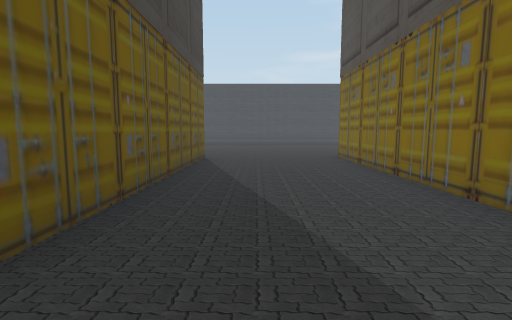
View 1 (above)

16 first-person views from a walk through a Unity game level. The camera is 1.4 m above the floor, tilts 6° down and sees 85° across. The floor is counted in squares, 2 m on a side. Each view is taken from the middle of a square. On the plan, view 1 faces up. The plan holds only what a view shows up to about 9 squares ahead; the rest is blank. The place goes on beyond the plan. The terrain is drawn as flat ground. The player character is not drawn.

View 2
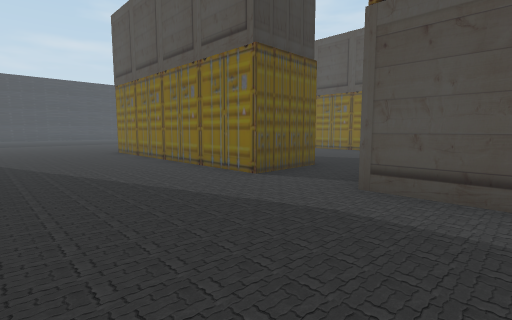

View 3
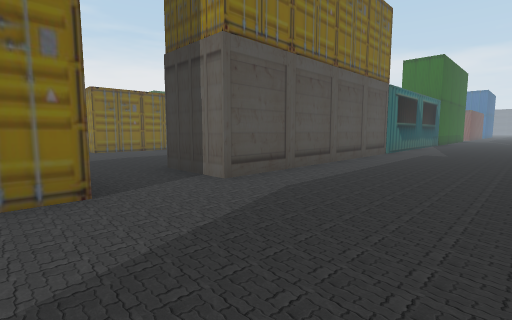

View 4
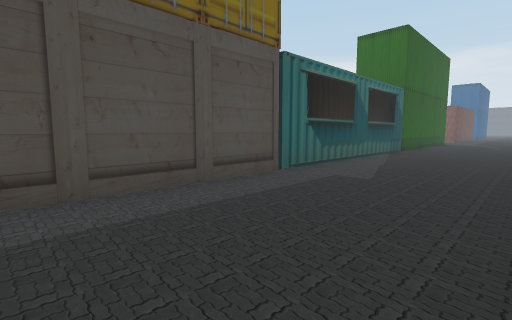

View 5
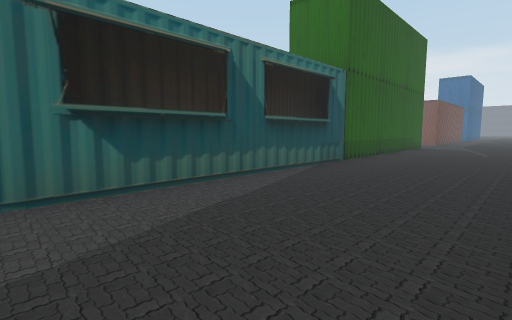

View 6
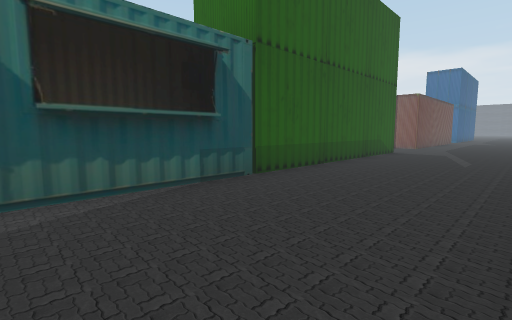

View 7
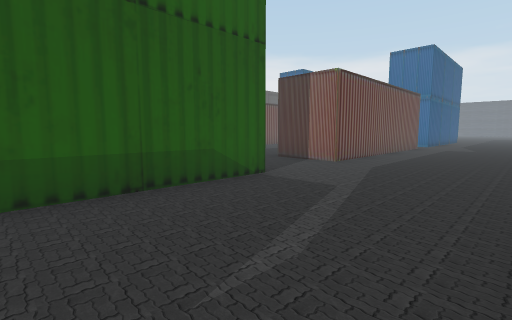

View 8
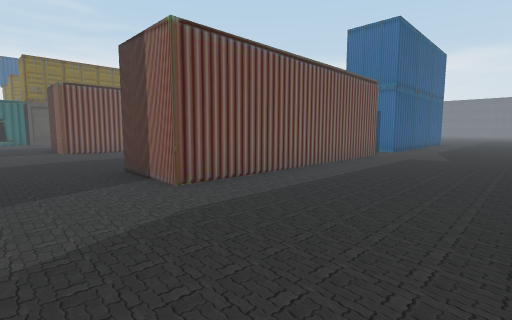

View 9
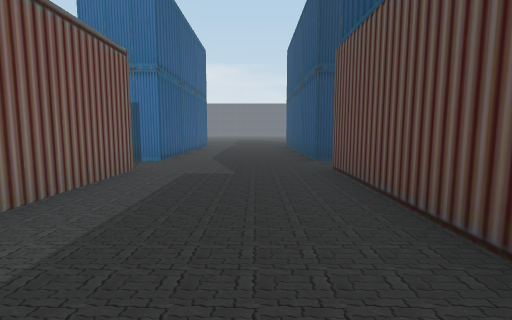

View 10
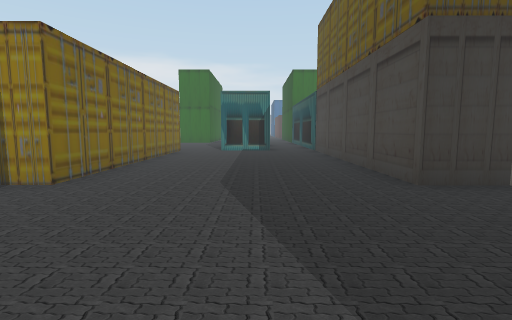

View 11
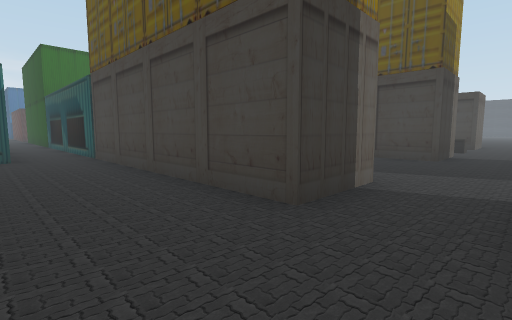

View 12
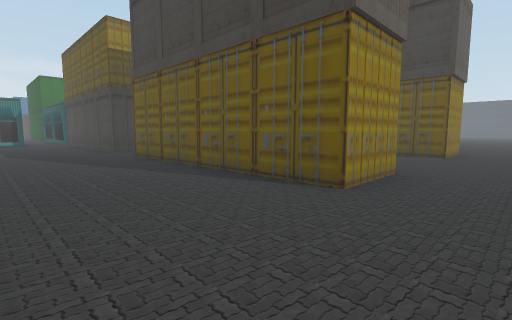

View 13
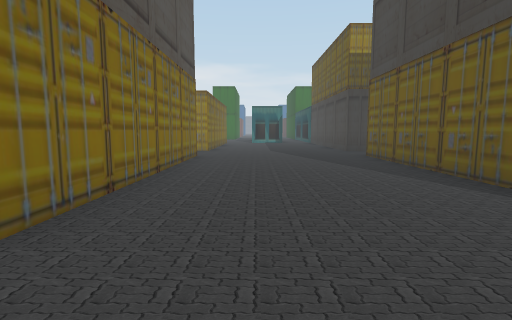

View 14
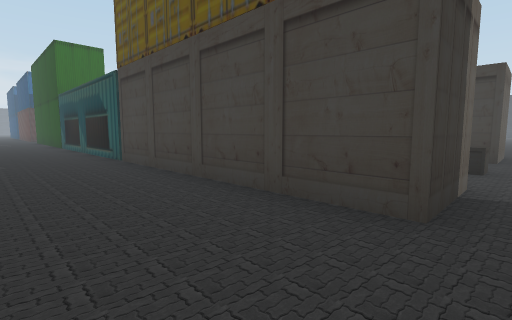

View 15
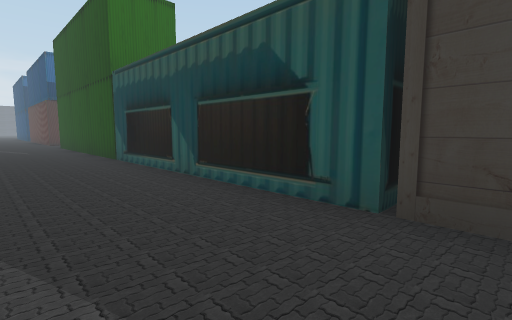

View 16
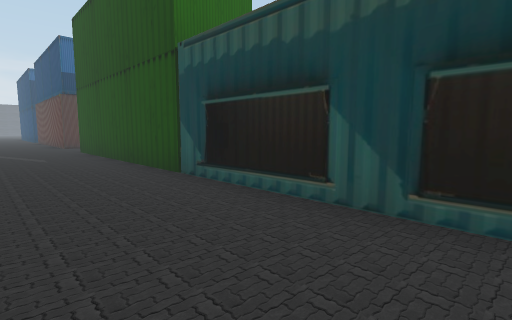

### Floor plan
Points are (right, up) in squares from view 1. A wall is a line through its corners. A room is listed if a view was taken in it or the views show most of it. See-through windows are left out.
Room 1 (views 1, 2, 3, 4, 5, 6, 7, 8, 9, 14, 15, 16)
walls: (-1.9, -6.9) (-1.2, -6.9); (2.2, -19.5) (2.2, -0.5); (-3.1, -0.5) (-1.4, -0.5) (-1.4, -19.5); (-1.4, -24.4) (-1.4, -28); (2.2, 1.2) (2.2, 7.4); (2.2, -28) (2.2, -21.8); (-1.9, -29.4) (-1.4, -29.4) (-1.4, -32); (-3.1, 7.4) (-1.4, 7.4) (-1.4, 1.4); (2.2, -32) (2.2, -29.4)
ways out: opening at (3.5, 0.5) to room 2; opening at (3.5, 8.5) to room 2; opening at (-2.5, -29); opening at (-2.5, 0.5); opening at (-2.5, 8.5); opening at (3.5, -29); opening at (3.5, -20.5)
Room 2 (views 10, 11, 12, 13)
walls: (8.6, 1.2) (8.6, 7.4); (2.2, -0.5) (3.9, -0.5) (3.9, -9.8); (2.2, 7.4) (3.9, 7.4) (3.9, 1.2) (2.2, 1.2); (8.6, -6) (8.6, -0.5)
ways out: opening at (3.5, 0.5) to room 1; opening at (3.5, 8.5) to room 1; opening at (9.5, 0.5)

Positions as (right, up) in squares from view 1, and headings:
1: (0, 0), facing up
2: (-1, -2), facing up-right
3: (-1, 2), facing down-right
4: (-1, -3), facing down-right
5: (-1, -7), facing down-right
6: (-1, -10), facing down-right
7: (-1, -16), facing down-right
8: (-1, -20), facing down-right
9: (0, -23), facing down
10: (6, 3), facing down
11: (6, 1), facing down-left
12: (7, 9), facing down-left
13: (7, 9), facing down
14: (1, 0), facing down-left
15: (1, -6), facing down-left
16: (1, -9), facing down-left
